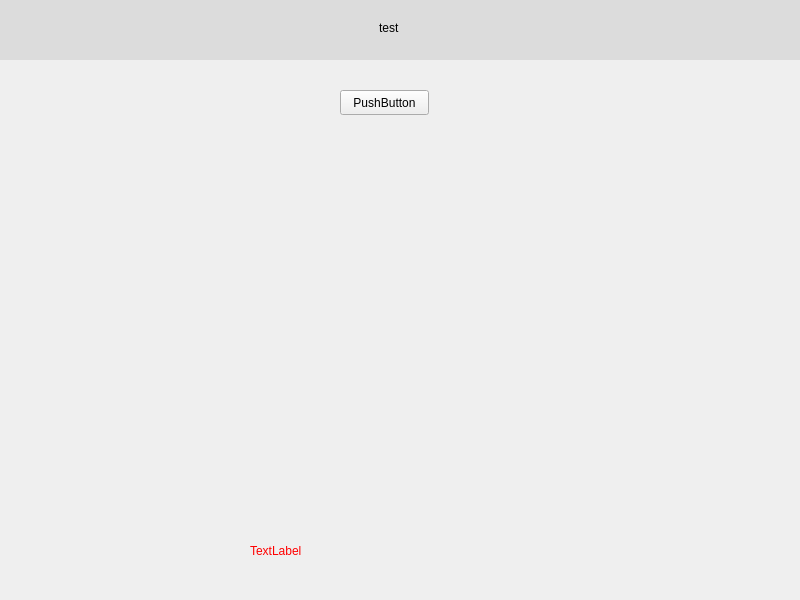
<?xml version="1.0" encoding="UTF-8"?>
<ui version="4.0">
 <class>Widget</class>
 <widget class="QWidget" name="Widget">
  <property name="geometry">
   <rect>
    <x>0</x>
    <y>0</y>
    <width>800</width>
    <height>600</height>
   </rect>
  </property>
  <property name="windowTitle">
   <string>Widget</string>
  </property>
  <widget class="QLabel" name="label">
   <property name="geometry">
    <rect>
     <x>160</x>
     <y>60</y>
     <width>451</width>
     <height>491</height>
    </rect>
   </property>
   <property name="styleSheet">
    <string notr="true">QLabel {
     border-image: url(:/new/prefix1/xitong.png);
}</string>
   </property>
   <property name="text">
    <string/>
   </property>
  </widget>
  <widget class="QLabel" name="label_2">
   <property name="geometry">
    <rect>
     <x>250</x>
     <y>530</y>
     <width>91</width>
     <height>41</height>
    </rect>
   </property>
   <property name="styleSheet">
    <string notr="true">QLabel {
     color: red;
}</string>
   </property>
   <property name="text">
    <string>TextLabel</string>
   </property>
  </widget>
  <widget class="QWidget" name="widget" native="true">
   <property name="geometry">
    <rect>
     <x>-1</x>
     <y>-1</y>
     <width>801</width>
     <height>61</height>
    </rect>
   </property>
   <property name="styleSheet">
    <string notr="true">QWidget {
	background-color: rgb(220, 220, 220) 
}</string>
   </property>
   <widget class="QLabel" name="label_3">
    <property name="geometry">
     <rect>
      <x>380</x>
      <y>20</y>
      <width>51</width>
      <height>17</height>
     </rect>
    </property>
    <property name="text">
     <string>test</string>
    </property>
   </widget>
  </widget>
  <widget class="QPushButton" name="pushButton">
   <property name="geometry">
    <rect>
     <x>340</x>
     <y>90</y>
     <width>89</width>
     <height>25</height>
    </rect>
   </property>
   <property name="text">
    <string>PushButton</string>
   </property>
  </widget>
 </widget>
 <resources/>
 <connections/>
</ui>
